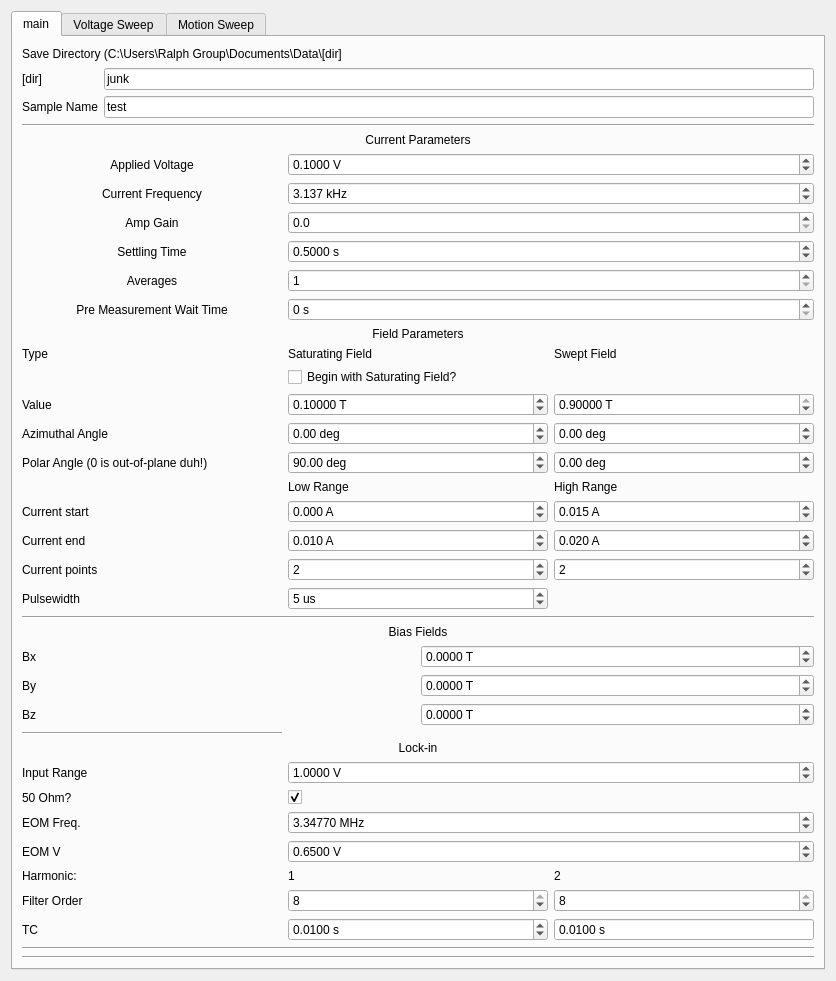
<?xml version="1.0" encoding="UTF-8"?>
<ui version="4.0">
 <class>Form</class>
 <widget class="QWidget" name="Form">
  <property name="geometry">
   <rect>
    <x>0</x>
    <y>0</y>
    <width>836</width>
    <height>968</height>
   </rect>
  </property>
  <property name="windowTitle">
   <string>Form</string>
  </property>
  <layout class="QVBoxLayout" name="verticalLayout">
   <item>
    <widget class="QTabWidget" name="tabWidget">
     <property name="toolTip">
      <string>&lt;html&gt;&lt;head/&gt;&lt;body&gt;&lt;p&gt;Field Parameters&lt;/p&gt;&lt;/body&gt;&lt;/html&gt;</string>
     </property>
     <property name="currentIndex">
      <number>0</number>
     </property>
     <widget class="QWidget" name="tab">
      <attribute name="title">
       <string>main</string>
      </attribute>
      <layout class="QVBoxLayout" name="verticalLayout_10">
       <item>
        <layout class="QGridLayout" name="save_params">
         <item row="4" column="0">
          <widget class="QLabel" name="label_12">
           <property name="enabled">
            <bool>true</bool>
           </property>
           <property name="text">
            <string>Sample Name</string>
           </property>
          </widget>
         </item>
         <item row="4" column="1">
          <widget class="QLineEdit" name="sample_name">
           <property name="text">
            <string>test</string>
           </property>
           <property name="placeholderText">
            <string>test</string>
           </property>
          </widget>
         </item>
         <item row="0" column="0" colspan="2">
          <widget class="QLabel" name="label_8">
           <property name="text">
            <string>Save Directory (C:\Users\Ralph Group\Documents\Data\[dir]</string>
           </property>
           <property name="wordWrap">
            <bool>true</bool>
           </property>
          </widget>
         </item>
         <item row="3" column="0">
          <widget class="QLabel" name="label_22">
           <property name="text">
            <string>[dir]</string>
           </property>
          </widget>
         </item>
         <item row="3" column="1">
          <widget class="QLineEdit" name="save_dir">
           <property name="text">
            <string>junk</string>
           </property>
          </widget>
         </item>
        </layout>
       </item>
       <item>
        <widget class="Line" name="line_3">
         <property name="orientation">
          <enum>Qt::Horizontal</enum>
         </property>
        </widget>
       </item>
       <item>
        <layout class="QGridLayout" name="lockin_params">
         <item row="8" column="0" colspan="3">
          <widget class="QLabel" name="label_10">
           <property name="text">
            <string>Field Parameters</string>
           </property>
           <property name="alignment">
            <set>Qt::AlignCenter</set>
           </property>
          </widget>
         </item>
         <item row="0" column="0" colspan="3">
          <widget class="QLabel" name="label_7">
           <property name="text">
            <string>Current Parameters</string>
           </property>
           <property name="alignment">
            <set>Qt::AlignCenter</set>
           </property>
          </widget>
         </item>
         <item row="13" column="0">
          <widget class="QLabel" name="label_16">
           <property name="text">
            <string>Azimuthal Angle</string>
           </property>
          </widget>
         </item>
         <item row="4" column="0">
          <widget class="QLabel" name="label_20">
           <property name="text">
            <string>Settling Time</string>
           </property>
           <property name="alignment">
            <set>Qt::AlignCenter</set>
           </property>
          </widget>
         </item>
         <item row="12" column="0">
          <widget class="QLabel" name="label_18">
           <property name="text">
            <string>Value</string>
           </property>
          </widget>
         </item>
         <item row="14" column="1">
          <widget class="QDoubleSpinBox" name="saturating_field_polar">
           <property name="suffix">
            <string> deg</string>
           </property>
           <property name="minimum">
            <double>-180.000000000000000</double>
           </property>
           <property name="maximum">
            <double>180.000000000000000</double>
           </property>
           <property name="value">
            <double>90.000000000000000</double>
           </property>
          </widget>
         </item>
         <item row="12" column="1">
          <widget class="QDoubleSpinBox" name="saturating_field">
           <property name="suffix">
            <string> T</string>
           </property>
           <property name="decimals">
            <number>5</number>
           </property>
           <property name="minimum">
            <double>-0.900000000000000</double>
           </property>
           <property name="maximum">
            <double>0.900000000000000</double>
           </property>
           <property name="singleStep">
            <double>0.001000000000000</double>
           </property>
           <property name="value">
            <double>0.100000000000000</double>
           </property>
          </widget>
         </item>
         <item row="2" column="0">
          <widget class="QLabel" name="label_9">
           <property name="text">
            <string>Current Frequency</string>
           </property>
           <property name="alignment">
            <set>Qt::AlignCenter</set>
           </property>
          </widget>
         </item>
         <item row="4" column="1" colspan="2">
          <widget class="QDoubleSpinBox" name="settling">
           <property name="suffix">
            <string> s</string>
           </property>
           <property name="decimals">
            <number>4</number>
           </property>
           <property name="maximum">
            <double>9999999.000000000000000</double>
           </property>
           <property name="value">
            <double>0.500000000000000</double>
           </property>
          </widget>
         </item>
         <item row="14" column="0">
          <widget class="QLabel" name="label_19">
           <property name="text">
            <string>Polar Angle (0 is out-of-plane duh!)</string>
           </property>
          </widget>
         </item>
         <item row="12" column="2">
          <widget class="QDoubleSpinBox" name="sweep_field">
           <property name="suffix">
            <string> T</string>
           </property>
           <property name="decimals">
            <number>5</number>
           </property>
           <property name="minimum">
            <double>-0.900000000000000</double>
           </property>
           <property name="maximum">
            <double>0.900000000000000</double>
           </property>
           <property name="singleStep">
            <double>0.001000000000000</double>
           </property>
           <property name="value">
            <double>0.900000000000000</double>
           </property>
          </widget>
         </item>
         <item row="14" column="2">
          <widget class="QDoubleSpinBox" name="sweep_field_polar">
           <property name="suffix">
            <string> deg</string>
           </property>
           <property name="minimum">
            <double>-180.000000000000000</double>
           </property>
           <property name="maximum">
            <double>180.000000000000000</double>
           </property>
          </widget>
         </item>
         <item row="13" column="2">
          <widget class="QDoubleSpinBox" name="sweep_field_azimuth">
           <property name="suffix">
            <string> deg</string>
           </property>
           <property name="minimum">
            <double>-170.000000000000000</double>
           </property>
           <property name="maximum">
            <double>170.000000000000000</double>
           </property>
          </widget>
         </item>
         <item row="2" column="1" colspan="2">
          <widget class="QDoubleSpinBox" name="current_frequency">
           <property name="suffix">
            <string> kHz</string>
           </property>
           <property name="decimals">
            <number>3</number>
           </property>
           <property name="maximum">
            <double>1000.000000000000000</double>
           </property>
           <property name="value">
            <double>3.137000000000000</double>
           </property>
          </widget>
         </item>
         <item row="9" column="0">
          <widget class="QLabel" name="label_21">
           <property name="text">
            <string>Type</string>
           </property>
          </widget>
         </item>
         <item row="13" column="1">
          <widget class="QDoubleSpinBox" name="saturating_field_azimuth">
           <property name="suffix">
            <string> deg</string>
           </property>
           <property name="minimum">
            <double>-170.000000000000000</double>
           </property>
           <property name="maximum">
            <double>170.000000000000000</double>
           </property>
          </widget>
         </item>
         <item row="3" column="1" colspan="2">
          <widget class="QDoubleSpinBox" name="amp_gain">
           <property name="suffix">
            <string/>
           </property>
           <property name="decimals">
            <number>1</number>
           </property>
           <property name="minimum">
            <double>0.000000000000000</double>
           </property>
           <property name="maximum">
            <double>50000.000000000000000</double>
           </property>
          </widget>
         </item>
         <item row="9" column="1">
          <widget class="QLabel" name="label_6">
           <property name="text">
            <string>Saturating Field</string>
           </property>
          </widget>
         </item>
         <item row="10" column="1">
          <widget class="QCheckBox" name="saturate">
           <property name="text">
            <string>Begin with Saturating Field?</string>
           </property>
          </widget>
         </item>
         <item row="6" column="0">
          <widget class="QLabel" name="label_31">
           <property name="text">
            <string>Pre Measurement Wait Time</string>
           </property>
           <property name="alignment">
            <set>Qt::AlignCenter</set>
           </property>
          </widget>
         </item>
         <item row="3" column="0">
          <widget class="QLabel" name="label_30">
           <property name="text">
            <string>Amp Gain</string>
           </property>
           <property name="alignment">
            <set>Qt::AlignCenter</set>
           </property>
          </widget>
         </item>
         <item row="1" column="1" colspan="2">
          <widget class="QDoubleSpinBox" name="applied_voltage">
           <property name="suffix">
            <string> V</string>
           </property>
           <property name="decimals">
            <number>4</number>
           </property>
           <property name="minimum">
            <double>-10.000000000000000</double>
           </property>
           <property name="maximum">
            <double>10.000000000000000</double>
           </property>
           <property name="value">
            <double>0.100000000000000</double>
           </property>
          </widget>
         </item>
         <item row="1" column="0">
          <widget class="QLabel" name="label_3">
           <property name="text">
            <string>Applied Voltage</string>
           </property>
           <property name="alignment">
            <set>Qt::AlignCenter</set>
           </property>
          </widget>
         </item>
         <item row="5" column="0">
          <widget class="QLabel" name="label_35">
           <property name="text">
            <string>Averages</string>
           </property>
           <property name="alignment">
            <set>Qt::AlignCenter</set>
           </property>
          </widget>
         </item>
         <item row="6" column="1" colspan="2">
          <widget class="QDoubleSpinBox" name="wait">
           <property name="suffix">
            <string> s</string>
           </property>
           <property name="decimals">
            <number>0</number>
           </property>
           <property name="maximum">
            <double>9999999.000000000000000</double>
           </property>
          </widget>
         </item>
         <item row="5" column="1" colspan="2">
          <widget class="QSpinBox" name="avgs">
           <property name="minimum">
            <number>1</number>
           </property>
          </widget>
         </item>
         <item row="15" column="2">
          <widget class="QLabel" name="label_42">
           <property name="text">
            <string>High Range</string>
           </property>
          </widget>
         </item>
         <item row="15" column="1">
          <widget class="QLabel" name="label_41">
           <property name="text">
            <string>Low Range</string>
           </property>
          </widget>
         </item>
         <item row="9" column="2">
          <widget class="QLabel" name="label_11">
           <property name="text">
            <string>Swept Field</string>
           </property>
          </widget>
         </item>
         <item row="17" column="0">
          <widget class="QLabel" name="label_39">
           <property name="text">
            <string>Current end</string>
           </property>
          </widget>
         </item>
         <item row="16" column="0">
          <widget class="QLabel" name="label_38">
           <property name="text">
            <string>Current start</string>
           </property>
          </widget>
         </item>
         <item row="17" column="1">
          <widget class="QDoubleSpinBox" name="sweep_current_1">
           <property name="suffix">
            <string> A</string>
           </property>
           <property name="decimals">
            <number>3</number>
           </property>
           <property name="minimum">
            <double>-0.100000000000000</double>
           </property>
           <property name="maximum">
            <double>0.100000000000000</double>
           </property>
           <property name="value">
            <double>0.010000000000000</double>
           </property>
          </widget>
         </item>
         <item row="16" column="2">
          <widget class="QDoubleSpinBox" name="sweep_current_2">
           <property name="suffix">
            <string> A</string>
           </property>
           <property name="decimals">
            <number>3</number>
           </property>
           <property name="minimum">
            <double>-0.100000000000000</double>
           </property>
           <property name="maximum">
            <double>0.100000000000000</double>
           </property>
           <property name="value">
            <double>0.015000000000000</double>
           </property>
          </widget>
         </item>
         <item row="16" column="1">
          <widget class="QDoubleSpinBox" name="sweep_current_0">
           <property name="suffix">
            <string> A</string>
           </property>
           <property name="decimals">
            <number>3</number>
           </property>
           <property name="minimum">
            <double>-0.100000000000000</double>
           </property>
           <property name="maximum">
            <double>0.100000000000000</double>
           </property>
          </widget>
         </item>
         <item row="18" column="1">
          <widget class="QDoubleSpinBox" name="sweep_current_num_1">
           <property name="decimals">
            <number>0</number>
           </property>
           <property name="value">
            <double>2.000000000000000</double>
           </property>
          </widget>
         </item>
         <item row="18" column="2">
          <widget class="QDoubleSpinBox" name="sweep_current_num_2">
           <property name="decimals">
            <number>0</number>
           </property>
           <property name="value">
            <double>2.000000000000000</double>
           </property>
          </widget>
         </item>
         <item row="17" column="2">
          <widget class="QDoubleSpinBox" name="sweep_current_3">
           <property name="suffix">
            <string> A</string>
           </property>
           <property name="decimals">
            <number>3</number>
           </property>
           <property name="minimum">
            <double>-0.100000000000000</double>
           </property>
           <property name="maximum">
            <double>0.100000000000000</double>
           </property>
           <property name="value">
            <double>0.020000000000000</double>
           </property>
          </widget>
         </item>
         <item row="18" column="0">
          <widget class="QLabel" name="label_40">
           <property name="text">
            <string>Current points</string>
           </property>
          </widget>
         </item>
         <item row="19" column="0">
          <widget class="QLabel" name="label_2">
           <property name="text">
            <string>Pulsewidth</string>
           </property>
          </widget>
         </item>
         <item row="19" column="1">
          <widget class="QDoubleSpinBox" name="pulsewidth">
           <property name="suffix">
            <string> us</string>
           </property>
           <property name="decimals">
            <number>0</number>
           </property>
           <property name="minimum">
            <double>1.000000000000000</double>
           </property>
           <property name="maximum">
            <double>1000000.000000000000000</double>
           </property>
           <property name="value">
            <double>5.000000000000000</double>
           </property>
          </widget>
         </item>
        </layout>
       </item>
       <item>
        <widget class="Line" name="line_2">
         <property name="orientation">
          <enum>Qt::Horizontal</enum>
         </property>
        </widget>
       </item>
       <item>
        <layout class="QGridLayout" name="gridLayout">
         <item row="1" column="0">
          <widget class="QLabel" name="label_23">
           <property name="text">
            <string>Bx</string>
           </property>
          </widget>
         </item>
         <item row="2" column="0">
          <widget class="QLabel" name="label_24">
           <property name="text">
            <string>By</string>
           </property>
          </widget>
         </item>
         <item row="3" column="0">
          <widget class="QLabel" name="label_29">
           <property name="text">
            <string>Bz</string>
           </property>
          </widget>
         </item>
         <item row="1" column="1">
          <widget class="QDoubleSpinBox" name="bias_field_x">
           <property name="suffix">
            <string> T</string>
           </property>
           <property name="decimals">
            <number>4</number>
           </property>
           <property name="minimum">
            <double>-0.280000000000000</double>
           </property>
           <property name="maximum">
            <double>0.280000000000000</double>
           </property>
          </widget>
         </item>
         <item row="2" column="1">
          <widget class="QDoubleSpinBox" name="bias_field_y">
           <property name="suffix">
            <string> T</string>
           </property>
           <property name="decimals">
            <number>4</number>
           </property>
           <property name="minimum">
            <double>-0.280000000000000</double>
           </property>
           <property name="maximum">
            <double>0.280000000000000</double>
           </property>
          </widget>
         </item>
         <item row="3" column="1">
          <widget class="QDoubleSpinBox" name="bias_field_z">
           <property name="suffix">
            <string> T</string>
           </property>
           <property name="decimals">
            <number>4</number>
           </property>
           <property name="minimum">
            <double>-0.150000000000000</double>
           </property>
           <property name="maximum">
            <double>0.150000000000000</double>
           </property>
          </widget>
         </item>
         <item row="0" column="0" colspan="2">
          <widget class="QLabel" name="label_28">
           <property name="text">
            <string>Bias Fields</string>
           </property>
           <property name="alignment">
            <set>Qt::AlignCenter</set>
           </property>
          </widget>
         </item>
        </layout>
       </item>
       <item>
        <layout class="QGridLayout" name="field_params">
         <item row="8" column="1">
          <widget class="QSpinBox" name="first_harm_order">
           <property name="minimum">
            <number>1</number>
           </property>
           <property name="maximum">
            <number>8</number>
           </property>
           <property name="value">
            <number>8</number>
           </property>
          </widget>
         </item>
         <item row="8" column="2">
          <widget class="QSpinBox" name="second_harm_order">
           <property name="minimum">
            <number>1</number>
           </property>
           <property name="maximum">
            <number>8</number>
           </property>
           <property name="value">
            <number>8</number>
           </property>
          </widget>
         </item>
         <item row="7" column="0">
          <widget class="QLabel" name="label_14">
           <property name="text">
            <string>Harmonic:</string>
           </property>
          </widget>
         </item>
         <item row="7" column="2">
          <widget class="QLabel" name="label_13">
           <property name="text">
            <string>2</string>
           </property>
          </widget>
         </item>
         <item row="9" column="0">
          <widget class="QLabel" name="label_5">
           <property name="text">
            <string>TC</string>
           </property>
          </widget>
         </item>
         <item row="9" column="2">
          <widget class="QDoubleSpinBox" name="second_harm_tc">
           <property name="buttonSymbols">
            <enum>QAbstractSpinBox::NoButtons</enum>
           </property>
           <property name="suffix">
            <string> s</string>
           </property>
           <property name="decimals">
            <number>4</number>
           </property>
           <property name="minimum">
            <double>0.000000000000000</double>
           </property>
           <property name="maximum">
            <double>50.000000000000000</double>
           </property>
           <property name="singleStep">
            <double>0.000010000000000</double>
           </property>
           <property name="value">
            <double>0.010000000000000</double>
           </property>
          </widget>
         </item>
         <item row="9" column="1">
          <widget class="QDoubleSpinBox" name="first_harm_tc">
           <property name="suffix">
            <string> s</string>
           </property>
           <property name="decimals">
            <number>4</number>
           </property>
           <property name="maximum">
            <double>50.000000000000000</double>
           </property>
           <property name="value">
            <double>0.010000000000000</double>
           </property>
          </widget>
         </item>
         <item row="8" column="0">
          <widget class="QLabel" name="label_17">
           <property name="text">
            <string>Filter Order</string>
           </property>
          </widget>
         </item>
         <item row="7" column="1">
          <widget class="QLabel" name="label_4">
           <property name="text">
            <string>1</string>
           </property>
          </widget>
         </item>
         <item row="4" column="0">
          <widget class="QLabel" name="label_25">
           <property name="text">
            <string>50 Ohm?</string>
           </property>
          </widget>
         </item>
         <item row="6" column="0">
          <widget class="QLabel" name="label_15">
           <property name="text">
            <string>EOM V</string>
           </property>
          </widget>
         </item>
         <item row="3" column="1" colspan="2">
          <widget class="QDoubleSpinBox" name="input_range">
           <property name="suffix">
            <string> V</string>
           </property>
           <property name="decimals">
            <number>4</number>
           </property>
           <property name="value">
            <double>1.000000000000000</double>
           </property>
          </widget>
         </item>
         <item row="5" column="0">
          <widget class="QLabel" name="label_27">
           <property name="text">
            <string>EOM Freq.</string>
           </property>
          </widget>
         </item>
         <item row="3" column="0">
          <widget class="QLabel" name="label_26">
           <property name="text">
            <string>Input Range</string>
           </property>
          </widget>
         </item>
         <item row="1" column="0" colspan="3">
          <widget class="QLabel" name="label">
           <property name="text">
            <string>Lock-in</string>
           </property>
           <property name="alignment">
            <set>Qt::AlignCenter</set>
           </property>
          </widget>
         </item>
         <item row="6" column="1" colspan="2">
          <widget class="QDoubleSpinBox" name="eom_voltage">
           <property name="suffix">
            <string> V</string>
           </property>
           <property name="decimals">
            <number>4</number>
           </property>
           <property name="value">
            <double>0.650000000000000</double>
           </property>
          </widget>
         </item>
         <item row="4" column="1" colspan="2">
          <widget class="QCheckBox" name="imp50">
           <property name="text">
            <string/>
           </property>
           <property name="checked">
            <bool>true</bool>
           </property>
           <property name="tristate">
            <bool>false</bool>
           </property>
          </widget>
         </item>
         <item row="5" column="1" colspan="2">
          <widget class="QDoubleSpinBox" name="f_eom">
           <property name="suffix">
            <string> MHz</string>
           </property>
           <property name="decimals">
            <number>5</number>
           </property>
           <property name="value">
            <double>3.347700000000000</double>
           </property>
          </widget>
         </item>
         <item row="0" column="0">
          <widget class="Line" name="line_4">
           <property name="orientation">
            <enum>Qt::Horizontal</enum>
           </property>
          </widget>
         </item>
        </layout>
       </item>
       <item>
        <widget class="Line" name="line">
         <property name="orientation">
          <enum>Qt::Horizontal</enum>
         </property>
        </widget>
       </item>
       <item>
        <widget class="Line" name="line_5">
         <property name="orientation">
          <enum>Qt::Horizontal</enum>
         </property>
        </widget>
       </item>
      </layout>
     </widget>
     <widget class="QWidget" name="tab_2">
      <attribute name="title">
       <string>Voltage Sweep</string>
      </attribute>
      <widget class="QWidget" name="gridLayoutWidget">
       <property name="geometry">
        <rect>
         <x>0</x>
         <y>0</y>
         <width>331</width>
         <height>191</height>
        </rect>
       </property>
       <layout class="QGridLayout" name="gridLayout_2">
        <item row="3" column="0">
         <widget class="QLabel" name="label_32">
          <property name="text">
           <string>Voltage stop</string>
          </property>
         </widget>
        </item>
        <item row="1" column="0">
         <widget class="QLabel" name="label_33">
          <property name="text">
           <string>Voltage Start</string>
          </property>
         </widget>
        </item>
        <item row="4" column="0">
         <widget class="QLabel" name="label_34">
          <property name="text">
           <string>Voltage Step</string>
          </property>
         </widget>
        </item>
        <item row="1" column="1">
         <widget class="QDoubleSpinBox" name="voltage_min">
          <property name="suffix">
           <string> V (rms)</string>
          </property>
          <property name="decimals">
           <number>3</number>
          </property>
          <property name="maximum">
           <double>8.000000000000000</double>
          </property>
          <property name="value">
           <double>1.000000000000000</double>
          </property>
         </widget>
        </item>
        <item row="3" column="1">
         <widget class="QDoubleSpinBox" name="voltage_max">
          <property name="suffix">
           <string> V (rms)</string>
          </property>
          <property name="decimals">
           <number>3</number>
          </property>
          <property name="maximum">
           <double>8.000000000000000</double>
          </property>
          <property name="value">
           <double>7.000000000000000</double>
          </property>
         </widget>
        </item>
        <item row="4" column="1">
         <widget class="QDoubleSpinBox" name="voltage_step">
          <property name="suffix">
           <string> V (rms)</string>
          </property>
          <property name="decimals">
           <number>3</number>
          </property>
          <property name="maximum">
           <double>8.000000000000000</double>
          </property>
          <property name="value">
           <double>0.500000000000000</double>
          </property>
         </widget>
        </item>
        <item row="0" column="0">
         <widget class="QCheckBox" name="do_voltage_sweep">
          <property name="text">
           <string>Do Voltage Sweep?</string>
          </property>
         </widget>
        </item>
       </layout>
      </widget>
     </widget>
     <widget class="QWidget" name="tab_3">
      <attribute name="title">
       <string>Motion Sweep</string>
      </attribute>
      <widget class="QWidget" name="gridLayoutWidget">
       <property name="geometry">
        <rect>
         <x>0</x>
         <y>0</y>
         <width>347</width>
         <height>191</height>
        </rect>
       </property>
       <layout class="QGridLayout" name="gridLayout_2">
        <item row="1" column="1">
         <widget class="QLabel" name="label_36">
          <property name="text">
           <string>x</string>
          </property>
         </widget>
        </item>
        <item row="2" column="0">
         <widget class="QLabel" name="label_32">
          <property name="text">
           <string>Step size</string>
          </property>
         </widget>
        </item>
        <item row="2" column="1">
         <widget class="QDoubleSpinBox" name="delta_x">
          <property name="suffix">
           <string/>
          </property>
          <property name="decimals">
           <number>0</number>
          </property>
          <property name="minimum">
           <double>-2000.000000000000000</double>
          </property>
          <property name="maximum">
           <double>2000.000000000000000</double>
          </property>
          <property name="value">
           <double>0.000000000000000</double>
          </property>
         </widget>
        </item>
        <item row="1" column="2">
         <widget class="QLabel" name="label_37">
          <property name="text">
           <string>y</string>
          </property>
         </widget>
        </item>
        <item row="0" column="0">
         <widget class="QCheckBox" name="do_motion_sweep">
          <property name="text">
           <string>Do Motion Sweep?</string>
          </property>
         </widget>
        </item>
        <item row="2" column="2">
         <widget class="QDoubleSpinBox" name="delta_y">
          <property name="suffix">
           <string/>
          </property>
          <property name="decimals">
           <number>0</number>
          </property>
          <property name="minimum">
           <double>-2000.000000000000000</double>
          </property>
          <property name="maximum">
           <double>2000.000000000000000</double>
          </property>
          <property name="value">
           <double>100.000000000000000</double>
          </property>
         </widget>
        </item>
        <item row="3" column="1">
         <widget class="QDoubleSpinBox" name="num_step">
          <property name="suffix">
           <string/>
          </property>
          <property name="decimals">
           <number>0</number>
          </property>
          <property name="maximum">
           <double>1000.000000000000000</double>
          </property>
          <property name="value">
           <double>5.000000000000000</double>
          </property>
         </widget>
        </item>
        <item row="3" column="0">
         <widget class="QLabel" name="label_34">
          <property name="text">
           <string>number of steps</string>
          </property>
         </widget>
        </item>
        <item row="0" column="1">
         <widget class="QCheckBox" name="x_enable">
          <property name="text">
           <string>Enable x</string>
          </property>
         </widget>
        </item>
        <item row="0" column="2">
         <widget class="QCheckBox" name="y_enable">
          <property name="text">
           <string>Enable y</string>
          </property>
         </widget>
        </item>
       </layout>
      </widget>
     </widget>
    </widget>
   </item>
  </layout>
 </widget>
 <resources/>
 <connections/>
</ui>
